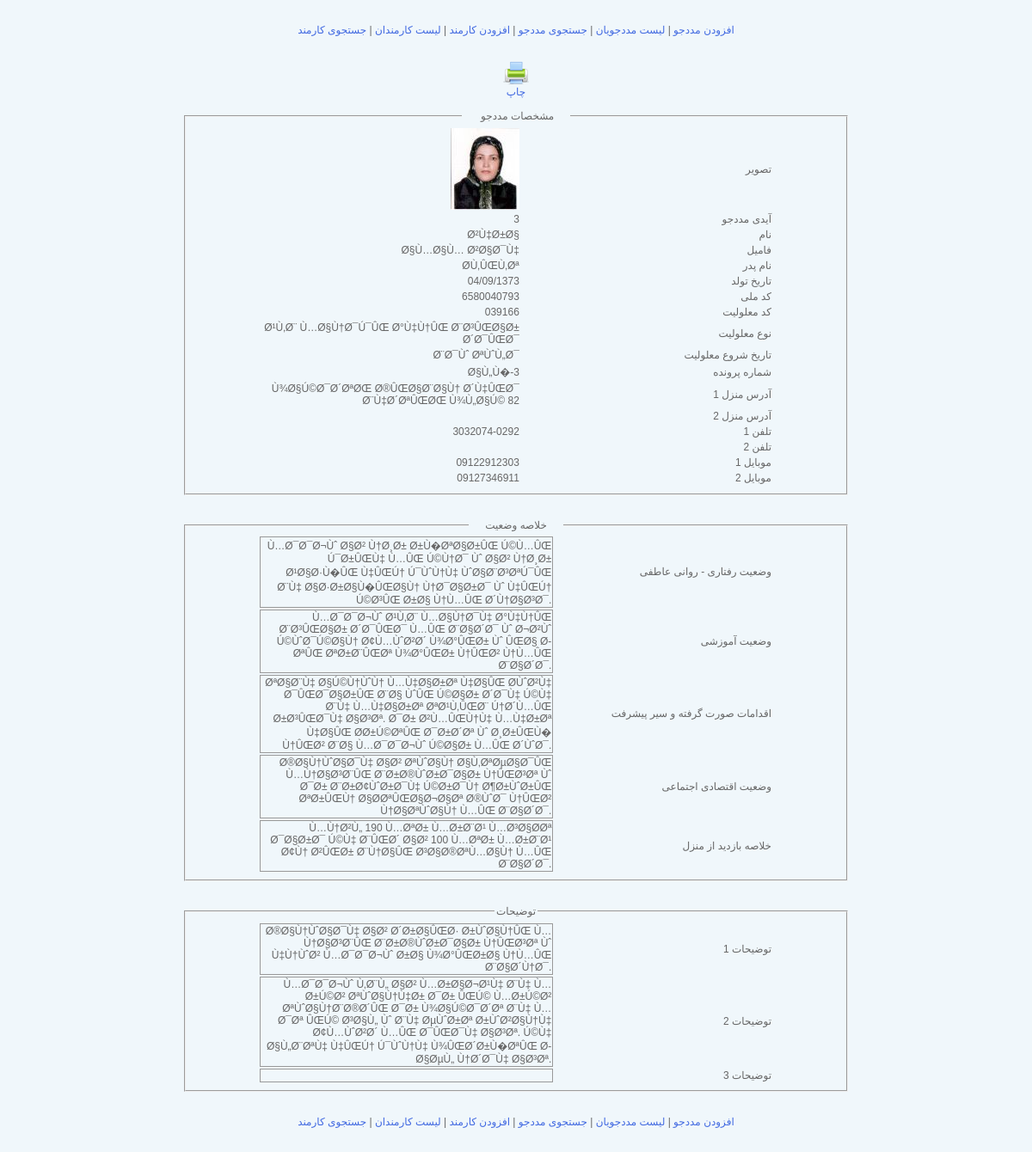
The app's page /admin/showEmployeeDetails.php?patientId=3 (signed in) with its own data.
### tables this page shows
CREATE TABLE IF NOT EXISTS `patient` (
  `patientId` int(20) NOT NULL,
  `patientCode` varchar(200) NOT NULL,
  `name` varchar(200) NOT NULL,
  `family` varchar(200) NOT NULL,
  `father` varchar(200) NOT NULL,
  `birthday` varchar(200) NOT NULL,
  `birthplace` varchar(200) NOT NULL,
  `melliCode` varchar(200) NOT NULL,
  `shenasNo` varchar(200) NOT NULL,
  `shenasSerial` varchar(200) NOT NULL,
  `shenasSodur` varchar(200) NOT NULL,
  `disabilityCode` varchar(200) NOT NULL,
  `disabilityType` varchar(200) NOT NULL,
  `disabilityStartDate` varchar(200) NOT NULL,
  `caseNumber` varchar(200) NOT NULL,
  `homeAdress1` varchar(200) NOT NULL,
  `homeAdress2` varchar(200) NOT NULL,
  `postalCode` varchar(200) NOT NULL,
  `tel1` varchar(200) NOT NULL,
  `tel2` varchar(200) NOT NULL,
  `mobile1` varchar(200) NOT NULL,
  `mobile2` varchar(200) NOT NULL,
  `photo1` varchar(200) NOT NULL,
  `photoSource` varchar(500) DEFAULT NULL,
  `behavioralStatus` longtext NOT NULL,
  `educationalStatus` longtext NOT NULL,
  `actionsTaken` longtext NOT NULL,
  `economicSituation` longtext NOT NULL,
  `statusOfHomeVisits` longtext NOT NULL,
  `comments1` longtext NOT NULL,
  `comments2` longtext NOT NULL,
  `comments3` longtext NOT NULL,
  PRIMARY KEY (`patientId`)
);

### class/connection.php (called while the page is built, shortened)
<?php
class connection{
	var $link;
	function getdbSettings() {
		$dbSettings['hostName']=$hostName;
		$dbSettings['dbName']=$dbName;
		$dbSettings['dbUser']=$dbUser;
		$dbSettings['dbPass']=$dbPass;
		return $dbSettings;
	}
	function dbConnect() {
		$dbSettings=$this->getdbSettings();
		$hostName=$dbSettings['hostName'];
		$dbName=$dbSettings['dbName'];
		$dbUser=$dbSettings['dbUser'];
		$dbPass=$dbSettings['dbPass'];
		$dbConnectResult=mysql_connect($hostName, $dbUser, $dbPass);
		$this->link=$dbConnectResult;
        if (mysql_select_db($dbName,$dbConnectResult)){
		   return $dbConnectResult;}
		else{
			 $this->closeConnection();
		     return false;}
	}
	function queryRun($query){
		$con3=$this->link;
		$result3=mysql_query($query,$con3);
        if($result3){
			return $result3;}
	    else{
			$this->closeConnection();
			return false;}
	}
}
?>

### admin/showEmployeeDetails.php (the view, shortened to what this page needs)
<!DOCTYPE html PUBLIC "-//W3C//DTD XHTML 1.0 Transitional//EN" "http://www.w3.org/TR/xhtml1/DTD/xhtml1-transitional.dtd">
<html xmlns="http://www.w3.org/1999/xhtml">
<head>
<link rel="stylesheet" type="text/css" href="../themes/default/css/index.css"/>
</head>
<body>
<?php
include("header.php");
?>
<div align="center"><a href="#" onclick="window.print()"><img src="../themes/default/images/print.png" width="30" height="30" /><br />چاپ</a></div>
<br />
<?php
include('../class/connection.php');
$patientId=$_GET['patientId'];
$connector=new connection();
$query = "SELECT * FROM patient WHERE patientId='$patientId'";
$result=$connector->queryRun($query);
$num=mysql_num_rows($result);
    for($i=0;$i<$num;$i++){
        $row = mysql_fetch_array($result);
	    if($row['photo1']=='') $photo1='<img src="../themes/default/images/patientPhoto.png" width="32" height="32" />';
		else $photo1='<a href="'.$row['photoSource'].'":><img src="'.$row['photo1'].'"  /></a>';
	 echo '
<div align="center">
<fieldset style="width:750px">
<legend align="center" style="color:#666">&nbsp;&nbsp;&nbsp;&nbsp;&nbsp; مشخصات مددجو&nbsp;&nbsp;&nbsp;&nbsp;&nbsp;</legend>
<table align="center" width="600px" border="0">
	<tr>
    <td width="154" align="right">'.$photo1.'</td>
    <td width="148" align="right">تصویر</td>
  </tr>
  <tr>
    <td width="154" align="right">'.$row['patientId'].'</td>
    <td width="148" align="right">آیدی مددجو</td>
  </tr>
  <tr>
    <td width="154" align="right">'.$row['name'].'</td>
    <td width="148" align="right">نام</td>
  </tr>
  <tr>
    <td width="154" align="right">'.$row['family'].'</td>
    <td width="148" align="right">فامیل</td>
  </tr>
  <tr>
    <td width="154" align="right">'.$row['father'].'</td>
    <td width="148" align="right">نام پدر</td>
  </tr>
  <tr>
    <td width="154" align="right">'.$row['birthday'].'</td>
    <td width="148" align="right">تاریخ تولد </td>
  </tr>
  <tr>
    <td width="154" align="right">'.$row['melliCode'].'</td>
    <td width="148" align="right">کد ملی</td>
  </tr>
  <tr>
    <td width="154" align="right">'.$row['disabilityCode'].'</td>
    <td width="148" align="right">کد معلولیت</td>
  </tr>
  <tr>
    <td width="154" align="right">'.$row['disabilityType'].'</td>
    <td width="148" align="right">نوع معلولیت</td>
  </tr>
  <tr>
    <td width="154" align="right">'.$row['disabilityStartDate'].'</td>
    <td width="148" align="right">تاریخ شروع معلولیت</td>
  </tr>
  <tr>
    <td width="154" align="right">'.$row['caseNumber'].'</td>
    <td width="148" align="right">شماره پرونده</td>
  </tr>
  <tr>
    <td width="154" align="right">'.$row['homeAdress1'].'</td>
    <td width="148" align="right">آدرس منزل 1</td>
  </tr>
  <tr>
    <td width="154" align="right">'.$row['homeAdress2'].'</td>
    <td width="148" align="right">آدرس منزل 2</td>
  </tr>
  <tr>
    <td width="154" align="right">'.$row['tel1'].'</td>
    <td width="148" align="right">تلفن 1</td>
  </tr>
  <tr>
    <td width="154" align="right">'.$row['tel2'].'</td>
    <td width="148" align="right">تلفن 2</td>
  </tr>
  <tr>
    <td width="154" align="right">'.$row['mobile1'].'</td>
    <td width="148" align="right">موبایل 1</td>
  </tr>
  <tr>
    <td width="154" align="right">'.$row['mobile2'].'</td>
    <td width="148" align="right">موبایل 2</td>
  </tr>
  </table>
  </fieldset>
  <br />
  <br />
  <fieldset style="width:750px">
  <legend align="center" style="color:#666">&nbsp;&nbsp;&nbsp;&nbsp;&nbsp;خلاصه وضعیت&nbsp;&nbsp;&nbsp;&nbsp;&nbsp;</legend>
  <table align="center" width="600px" border="0">
  <tr>
    <td width="250" align="right" style="border:thin solid #999999">'.$row['behavioralStatus'].'</td>
    <td width="186" align="right">وضعیت رفتاری - روانی عاطفی</td>
  </tr>
  <tr>
    <td width="250" align="right" style="border:thin solid #999999">'.$row['educationalStatus'].'</td>
    <td width="186" align="right">وضعیت آموزشی</td>
  </tr>
  <tr>
    <td width="250" align="right" style="border:thin solid #999999">'.$row['actionsTaken'].'</td>
    <td width="186" align="right">اقدامات صورت گرفته و سیر پیشرفت</td>
  </tr>
  <tr>
    <td width="250" align="right" style="border:thin solid #999999">'.$row['economicSituation'].'</td>
    <td width="186" align="right">وضعیت اقتصادی اجتماعی</td>
  </tr>
  <tr>
    <td width="250" align="right" style="border:thin solid #999999">'.$row['statusOfHomeVisits'].'</td>
    <td width="186" align="right">خلاصه بازدید از منزل</td>
  </tr>
</table>
</fieldset>
<br />
<br />
<fieldset style="width:750px">
  <legend align="center" style="color:#666">توضیحات</legend>
  <table align="center" width="600px" border="0">
  <tr>
    <td width="250" align="right" style="border:thin solid #999999">'.$row['comments1'].'</td>
    <td width="186" align="right">توضیحات 1</td>
  </tr>
  <tr>
    <td width="250" align="right" style="border:thin solid #999999">'.$row['comments2'].'</td>
    <td width="186" align="right">توضیحات 2</td>
  </tr>
  <tr>
    <td width="250" align="right" style="border:thin solid #999999">'.$row['comments3'].'</td>
    <td width="186" align="right">توضیحات 3</td>
  </tr>
</table>
</fieldset>
</div>
	 ';
	}
    ?>
<?php
include("header.php");
?>
</body>
</html>

### themes/default/css/index.css (style rules this page uses)
body { font-family:Tahoma, Geneva, sans-serif; font-size:12px; color:#666; background:#F0F7FB; margin:0px; }
a { text-decoration:none; }
a:link { color:royalblue }
img { border:0; }

### records on screen
patient: photo1 (picture), patientId "3", name "Ø²Ù‡Ø±Ø§", family "Ø§Ù…Ø§Ù… Ø²Ø§Ø¯Ù‡", father "Ø­Ù‚ÛŒÙ‚Øª", birthday "04/09/1373", melliCode "6580040793", disabilityCode "039166", disabilityType "Ø¹Ù‚Ø¨ Ù…Ø§Ù†Ø¯Ú¯ÛŒ Ø°Ù‡Ù†ÛŒ Ø¨Ø³ÛŒØ§Ø± Ø´Ø¯ÛŒØ¯", disabilityStartDate "Ø¨Ø¯Ùˆ ØªÙˆÙ„Ø¯", caseNumber "Ø§Ù„Ù�-3", homeAdress1 "Ù¾Ø§Ú©Ø¯Ø´ØªØŒ Ø®ÛŒØ§Ø¨Ø§Ù† Ø´Ù‡ÛŒØ¯ Ø¨Ù‡Ø´ØªÛŒØŒ Ù¾Ù„Ø§Ú© 82", tel1 "3032074-0292", mobile1 "09122912303", mobile2 "09127346911", behavioralStatus "Ù…Ø¯Ø¯Ø¬Ùˆ Ø§Ø² Ù†Ø¸Ø± Ø±Ù�ØªØ§Ø±ÛŒ Ú©Ù…ÛŒ Ú¯Ø±ÛŒÙ‡ Ù…ÛŒ Ú©Ù†Ø¯ Ùˆ Ø§Ø² Ù†Ø¸Ø± Ø¹Ø§Ø·Ù�ÛŒ Ù‡ÛŒÚ† Ú¯ÙˆÙ†Ù‡ ÙˆØ§Ø¨Ø³ØªÚ¯ÛŒ Ø¨Ù‡ Ø§Ø·Ø±Ø§Ù�ÛŒØ§Ù† Ù†Ø¯Ø§Ø±Ø¯ Ùˆ Ù‡ÛŒÚ† Ú©Ø³ÛŒ Ø±Ø§ Ù†Ù…ÛŒ Ø´Ù†Ø§Ø³Ø¯.", educationalStatus "Ù…Ø¯Ø¯Ø¬Ùˆ Ø¹Ù‚Ø¨ Ù…Ø§Ù†Ø¯Ù‡ Ø°Ù‡Ù†ÛŒ Ø¨Ø³ÛŒØ§Ø± Ø´Ø¯ÛŒØ¯ Ù…ÛŒ Ø¨Ø§Ø´Ø¯ Ùˆ Ø¬Ø²Ùˆ Ú©ÙˆØ¯Ú©Ø§Ù† Ø¢Ù…ÙˆØ²Ø´ Ù¾Ø°ÛŒØ± Ùˆ ÛŒØ§ Ø­ØªÛŒ ØªØ±Ø¨ÛŒØª Ù¾Ø°ÛŒØ± Ù†ÛŒØ² Ù†Ù…ÛŒ Ø¨Ø§Ø´Ø¯.", actionsTaken "ØªØ§Ø¨Ù‡ Ø§Ú©Ù†ÙˆÙ† Ù…Ù‡Ø§Ø±Øª Ù‡Ø§ÛŒ Ø­ÙˆØ²Ù‡ Ø¯ÛŒØ¯Ø§Ø±ÛŒ Ø¨Ø§ ÙˆÛŒ Ú©Ø§Ø± Ø´Ø¯Ù‡ Ú©Ù‡ Ø¨Ù‡ Ù…Ù‡Ø§Ø±Øª ØªØ¹Ù‚ÛŒØ¨ Ú†Ø´Ù…ÛŒ Ø±Ø³ÛŒØ¯Ù‡ Ø§Ø³Øª. Ø¯Ø± Ø²Ù…ÛŒÙ†Ù‡ Ù…Ù‡Ø±Øª Ù‡Ø§ÛŒ Ø­Ø±Ú©ØªÛŒ Ø¯Ø±Ø´Øª Ùˆ Ø¸Ø±ÛŒÙ� Ù†ÛŒØ² Ø¨Ø§ Ù…Ø¯Ø¯Ø¬Ùˆ Ú©Ø§Ø± Ù…ÛŒ Ø´ÙˆØ¯.", economicSituation "Ø®Ø§Ù†ÙˆØ§Ø¯Ù‡ Ø§Ø² ØªÙˆØ§Ù† Ø§Ù‚ØªØµØ§Ø¯ÛŒ Ù…Ù†Ø§Ø³Ø¨ÛŒ Ø¨Ø±Ø®ÙˆØ±Ø¯Ø§Ø± Ù†ÛŒØ³Øª Ùˆ Ø¯Ø± Ø¨Ø±Ø¢ÙˆØ±Ø¯Ù‡ Ú©Ø±Ø¯Ù† Ø¶Ø±ÙˆØ±ÛŒ ØªØ±ÛŒÙ† Ø§Ø­ØªÛŒØ§Ø¬Ø§Øª Ø®ÙˆØ¯ Ù†ÛŒØ² Ù†Ø§ØªÙˆØ§Ù† Ù…ÛŒ Ø¨Ø§Ø´Ø¯.", statusOfHomeVisits "Ù…Ù†Ø²Ù„ 190 Ù…ØªØ± Ù…Ø±Ø¨Ø¹ Ù…Ø³Ø§Ø­Øª Ø¯Ø§Ø±Ø¯ Ú©Ù‡ Ø¨ÛŒØ´ Ø§Ø² 100 Ù…ØªØ± Ù…Ø±Ø¨Ø¹ Ø¢Ù† Ø²ÛŒØ± Ø¨Ù†Ø§ÛŒ Ø³Ø§Ø®ØªÙ…Ø§Ù† Ù…ÛŒ Ø¨Ø§Ø´Ø¯.", comments1 "Ø®Ø§Ù†ÙˆØ§Ø¯Ù‡ Ø§Ø² Ø´Ø±Ø§ÛŒØ· Ø±ÙˆØ§Ù†ÛŒ Ù…Ù†Ø§Ø³Ø¨ÛŒ Ø¨Ø±Ø®ÙˆØ±Ø¯Ø§Ø± Ù†ÛŒØ³Øª Ùˆ Ù‡Ù†ÙˆØ² Ù…Ø¯Ø¯Ø¬Ùˆ Ø±Ø§ Ù¾Ø°ÛŒØ±Ø§ Ù†Ù…ÛŒ Ø¨Ø§Ø´Ù†Ø¯.", comments2 "Ù…Ø¯Ø¯Ø¬Ùˆ Ù‚Ø¨Ù„ Ø§Ø² Ù…Ø±Ø§Ø¬Ø¹Ù‡ Ø¨Ù‡ Ù…Ø±Ú©Ø² ØªÙˆØ§Ù†Ù‡Ø± Ø¯Ø± ÛŒÚ© Ù…Ø±Ú©Ø² ØªÙˆØ§Ù†Ø¨Ø®Ø´ÛŒ Ø¯Ø± Ù¾Ø§Ú©Ø¯Ø´Øª Ø¨Ù‡ Ù…Ø¯Øª ÛŒÚ© Ø³Ø§Ù„ Ùˆ Ø¨Ù‡ ØµÙˆØ±Øª Ø±ÙˆØ²Ø§Ù†Ù‡ Ø¢Ù…ÙˆØ²Ø´ Ù…ÛŒ Ø¯ÛŒØ¯Ù‡ Ø§Ø³Øª. Ú©Ù‡ Ø§Ù„Ø¨ØªÙ‡ Ù‡ÛŒÚ† Ú¯ÙˆÙ†Ù‡ Ù¾ÛŒØ´Ø±Ù�ØªÛŒ Ø­Ø§ØµÙ„ Ù†Ø´Ø¯Ù‡ Ø§Ø³Øª."
